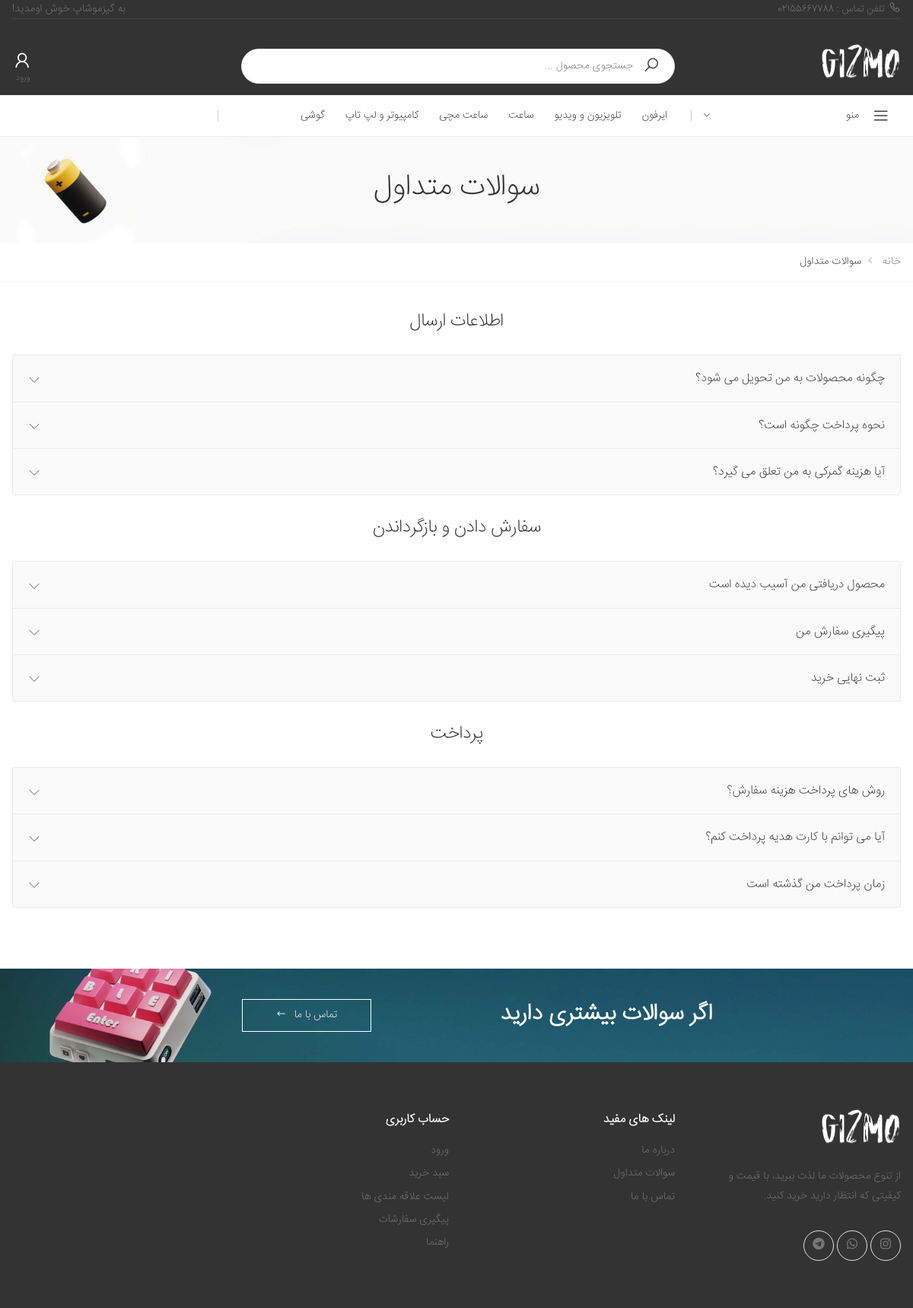
Page /FAQ/ on the committed database.
### stuff/models.py (models this page shows, shortened)
class Category(models.Model):
    sub_category = models.ForeignKey('self',on_delete=models.CASCADE, related_name='scategory',null=True,blank=True)
    is_sub = models.BooleanField(default=False)
    name = models.CharField(max_length=200)
    slug = models.SlugField(max_length=200,unique=True)
    class Meta:
        ordering = ('name',)
        verbose_name = 'category'
        verbose_name_plural = 'categories'
    def get_absolute_url(self):
        return reverse('stuff:category_detail',args=[self.id,1])

### facades/models.py (models this page shows, shortened)
class FAQGroup(models.Model):
    bigTitle = models.CharField(max_length=100)

class FAQ(models.Model):
    group = models.ForeignKey(FAQGroup,on_delete=models.CASCADE,related_name="faqs")
    question = models.CharField(max_length=100)
    answer = models.TextField()

### facades/views.py (the view)
# urls.py: path('FAQ/',FAQ,name="FAQ"),
def FAQ(request):
    FAQG = FAQGroup.objects.all()
    Info = InformationsForTemplate(request)
    Info["FAQG"] = FAQG
    return render(request,'facades/FAQ.html',Info)

### cart/cart.py (called while the page is built)
    def get_count(self):
        return sum(1 for item in self.cart.values())

### facades/views.py (called while the page is built)
def InformationsForTemplate(request):
    Info = {}
    allCategories = Category.objects.filter(is_sub=False)
    wishlistAmount = 0
    if(request.user.is_authenticated):
        wishlistAmount = request.user.wishlist.all().count()
    covers = Cover.objects.all()
    form = UserLoginForm
    cart = Cart(request)
    CartAmount = cart.get_count()
    formLogin = UserLoginForm
    formRegister= UserCreationForm
    brands = Brand.objects.all()
    shops = shop.objects.all()
    Info = {'allCategories': allCategories,'wishlistAmount':wishlistAmount,'cart':cart,'covers':covers,'form':form
    ,'formLogin':formLogin,'formRegister':formRegister,"brands":brands,"shops":shops}
    return Info

### facades/templates/facades/FAQ.html
{% extends 'facades/base.html' %}
{% load static %}
{% block css %}
{% include 'facades/parts/css.html' %}
{% endblock %}
{% block main %}
        <main class="main">
            {% include 'facades/faqParts/banner.html' %}
            {% include 'facades/faqParts/Questions.html' %}
            {% include 'facades/faqParts/fullWidthBanner.html' %}
        </main>
{% endblock %}

### facades/templates/facades/parts/black_header.html (shortened to what this page needs)
{% load static %}
<header class="header header-intro-clearance header-3">
    <div class="header-top">
        <div class="container">
                    <div class="header-left">
                        <a href=""><i class="icon-phone"></i>تلفن تماس : 02155667788</a>
                    </div>
                    <div class="header-right">
                        <ul class="top-menu">
                            <li>
                                <ul>
                                    <li><p> به گیزموشاپ خوش اومدید! </li></p>
                                </ul>
                            </li>
                        </ul>
                    </div>
                </div>
    </div>
    <div class="header-middle" style="height: 10rem;">
        <div class="container">
            <div class="header-left">
                <a href="{% url 'facades:home' %}" class="logo">
                    <img src="{% static 'facades/images/logi.png' %}" alt="Logo image" width="105" height="25">
                </a>
            </div>
            <div class="header-center">
                <div class="header-search header-search-extended header-search-visible d-none d-lg-block">
                    <form action="{% url 'stuff:product_search' 1 %}" method="GET">
                      <div class="header-search-wrapper search-wrapper-wide">
                        <button class="btn btn-primary" type="submit"><i class="icon-search"></i></button>
                        <input type="search" class="form-control" name="query" id="query" placeholder="جستجوی محصول ..." required>
                      </div>
                    </form>
                  </div>
            </div>
            <div class="header-right">
              {% if request.user.is_authenticated %}
              <div class="wishlist">
                            <a href="{% url 'stuff:showWishList' 1 %}" title="لیست محصولات مورد علاقه شما">
                                <div class="icon">
                                    <i class="icon-heart-o"></i>
                                    <span class="wishlist-count badge">{{wishlistAmount}}</span>
                                </div>
                                <p>مورد علاقه</p>
                            </a>
                  </div>
                <div class="dropdown cart-dropdown">
                    <a href="{% url 'cart:detail' %}" class="dropdown-toggle" role="button" data-toggle="dropdown"
                        aria-haspopup="true" aria-expanded="false" data-display="static">
                        <div class="icon">
                            <i class="icon-shopping-cart"></i>
                            <span class="cart-count">{{cart.get_count}}</span>
                        </div>
                        <p>سبد خرید</p>
                    </a>
                    {% if cart.get_count != 0 %}
                    <div class="dropdown-menu dropdown-menu-right">
                        <div class="dropdown-cart-products">
                            {% for item in cart %}
                            <div class="product">
                                <div class="product-cart-details">
                                    <h4 class="product-title">
                                        <a href="{{item.product.get_absolute_url}}">{{item.product}}</a>
                                    </h4>
                                    <span class="cart-product-info">
                                        <span class="cart-product-qty">{{item.quantity}} x </span>
                                        {{item.product.discounted_price}} تومان
                                    </span>
                                </div>
                                <figure class="product-image-container">
                                    <a href="{{item.product.get_absolute_url}}" class="product-image">
                                        <img src="{{item.product.image.url}}" alt="{{item.product.alt}}">
                                    </a>
                                </figure>
                                {% if item.product %}
                                <a href="{% url 'cart:cart_remove' item.id %}" class="btn-remove" title="حذف محصول"><i class="icon-close"></i></a>
                                {% endif %}
                            </div>
                            {% endfor %}
                        </div>
                        <div class="dropdown-cart-total">
                            <span>مجموع</span>
                            <span class="cart-total-price">{{cart.get_total_price}} تومان</span>
                        </div>
                        <div class="dropdown-cart-action">
                            <a href="{% url 'cart:detail' %}" class="btn btn-primary">مشاهده سبد خرید</a>
                            <a href="checkout.html" class="btn btn-outline-primary-2"><span>پرداخت</span><i
                                    class="icon-long-arrow-left"></i></a>
                        </div>
                    </div>
                    {% else %}
                {% endif %}
                </div>
              {% else %}
              <div class="wishlist">
                  <a href="#signin-modal" data-toggle="modal" title="Login">
                      <div class="icon">
                          <i class="icon-user"></i>
                      </div>
                      <p>ورود</p>
                  </a>
              </div>
                {% endif %}
            </div>
        </div>
    </div>
    <div class="header-bottom sticky-header">
        <div class="container">
            <div class="header-left">
                <div class="dropdown category-dropdown">
                    <a href="#" class="dropdown-toggle" role="button" data-toggle="dropdown"
                        aria-haspopup="true" aria-expanded="false" data-display="static"
                        title="دسته بندی فروشگاه">
                        منو <i class="icon-angle-down"></i>
                    </a>
                </div>
            </div>
            <div class="header-center">
                <nav class="main-nav">
                    <ul class="menu sf-arrows">
                        {% for cat in allCategories %}
                        <li>
                            <a href="{{cat.get_absolute_url}}">{{cat.name}}</a>
                        </li>
                        {% endfor %}
                    </ul>
                </nav>
            </div>
            <div class="header-right">
            </div>
        </div>
    </div>
</header>

### facades/templates/facades/faqParts/Questions.html (shortened to what this page needs)
{% load static %}
<div class="page-content">
    <div class="container">
        {% for group in FAQG %}
        <h2 class="title text-center mb-3">{{group.bigTitle}}</h2>
        <div class="accordion accordion-rounded" id="accordion-1">
            {% for faq in group.faqs.all %}
            <div class="card card-box card-sm bg-light">
                <div class="card-header" id="heading-2">
                    <h2 class="card-title">
                        <a class="collapsed" role="button" data-toggle="collapse" href="#collapse-{{faq.id}}"
                            aria-expanded="false" aria-controls="collapse-2">
                            {{faq.question}}
                        </a>
                    </h2>
                </div>
            </div>
            {% endfor %}
        </div>
        {% endfor %}
    </div>
</div>

### rows in the picture
Category: name "ایرفون"
Category: name "تلویزیون و ویدیو"
Category: name "ساعت"
Category: name "ساعت مچی"
Category: name "کامپیوتر و لپ تاپ"
Category: name "گوشی"
FAQGroup: bigTitle "اطلاعات ارسال"
FAQ: question "چگونه محصولات به من تحویل می شود؟"
FAQ: question "نحوه پرداخت چگونه است؟"
FAQ: question "آیا هزینه گمرکی به من تعلق می گیرد؟"
FAQGroup: bigTitle "سفارش دادن و بازگرداندن"
FAQ: question "محصول دریافتی من آسیب دیده است"
FAQ: question "پیگیری سفارش من"
FAQ: question "ثبت نهایی خرید"
FAQGroup: bigTitle "پرداخت"
FAQ: question "روش های پرداخت هزینه سفارش؟"
FAQ: question "آیا می توانم با کارت هدیه پرداخت کنم؟"
FAQ: question "زمان پرداخت من گذشته است"
